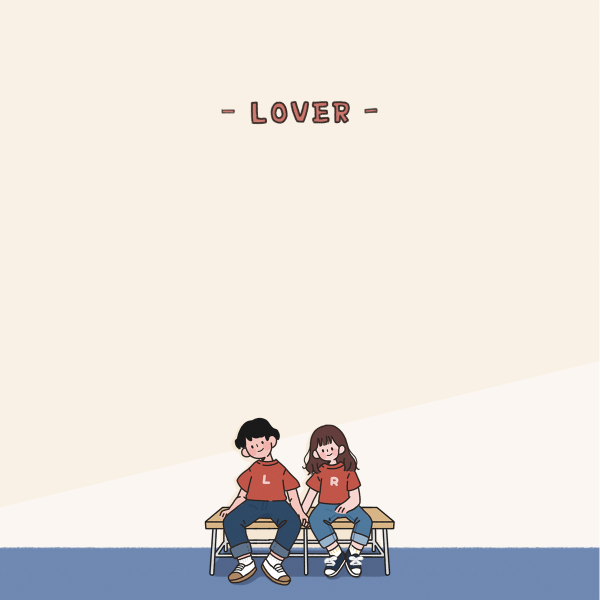
#> input picture cheng_you_qing/lover.png, 1200 x 1200 px (shown at 1/2 size)
$ python cut_image.py
#> lines starting #> are read from the running program, lines starting #| are printed output that depends on the picture
# -*- coding: UTF-8 -*-
from PIL import Image

"""
剪切为指定像素
"""


def main():
    img = Image.open("./lover.png")  # 1200 * 1200
#> img is the input picture: PIL image 1200x1200 P; mean R, G, B 231.7, 226, 219.8
    cropped = img.crop((262.5, 0, 262.5 + 675.0, 1200))  # (left, upper, right, lower)
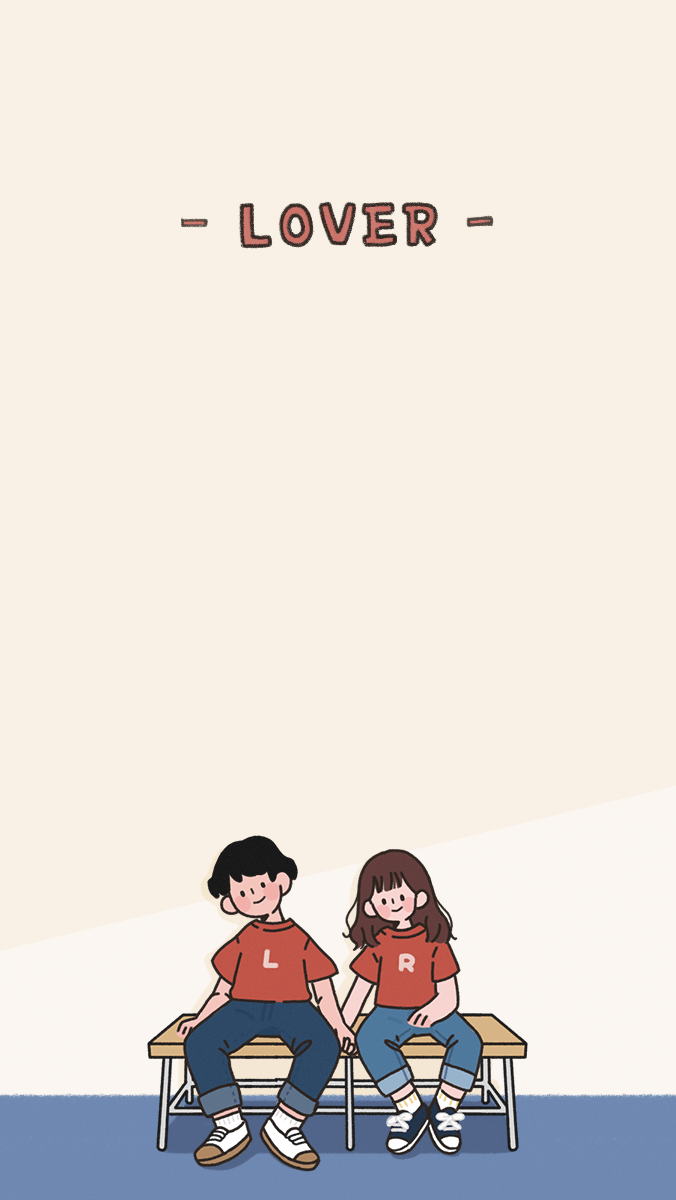
#> cropped: PIL image 676x1200 P; mean R, G, B 227.5, 220.8, 214.5
    cropped.save("./bg.png")


if __name__ == '__main__':
    main()
